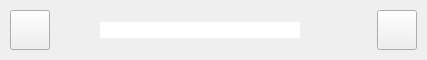
              <widget class="QWidget" name="frm_ma_top" native="true">
               <property name="minimumSize">
                <size>
                 <width>0</width>
                 <height>60</height>
                </size>
               </property>
               <property name="maximumSize">
                <size>
                 <width>16777215</width>
                 <height>60</height>
                </size>
               </property>
               <property name="styleSheet">
                <string notr="true"/>
               </property>
               <layout class="QHBoxLayout" name="horizontalLayout_6">
                <property name="spacing">
                 <number>0</number>
                </property>
                <property name="leftMargin">
                 <number>10</number>
                </property>
                <property name="topMargin">
                 <number>0</number>
                </property>
                <property name="rightMargin">
                 <number>10</number>
                </property>
                <property name="bottomMargin">
                 <number>0</number>
                </property>
                <item>
                 <widget class="QPushButton" name="btn_main_header_menu">
                  <property name="minimumSize">
                   <size>
                    <width>40</width>
                    <height>40</height>
                   </size>
                  </property>
                  <property name="maximumSize">
                   <size>
                    <width>40</width>
                    <height>40</height>
                   </size>
                  </property>
                  <property name="mouseTracking">
                   <bool>true</bool>
                  </property>
                  <property name="tabletTracking">
                   <bool>true</bool>
                  </property>
                  <property name="focusPolicy">
                   <enum>Qt::ClickFocus</enum>
                  </property>
                  <property name="contextMenuPolicy">
                   <enum>Qt::NoContextMenu</enum>
                  </property>
                  <property name="layoutDirection">
                   <enum>Qt::RightToLeft</enum>
                  </property>
                  <property name="autoFillBackground">
                   <bool>false</bool>
                  </property>
                  <property name="styleSheet">
                   <string notr="true"/>
                  </property>
                  <property name="text">
                   <string/>
                  </property>
                  <property name="icon">
                   <iconset resource="../../resource_rc.qrc">
                    <normaloff>:/black/images/png/black/menu-black.png</normaloff>:/black/images/png/black/menu-black.png</iconset>
                  </property>
                  <property name="iconSize">
                   <size>
                    <width>35</width>
                    <height>35</height>
                   </size>
                  </property>
                 </widget>
                </item>
                <item>
                 <spacer name="horizontalSpacer">
                  <property name="orientation">
                   <enum>Qt::Horizontal</enum>
                  </property>
                  <property name="sizeHint" stdset="0">
                   <size>
                    <width>40</width>
                    <height>20</height>
                   </size>
                  </property>
                 </spacer>
                </item>
                <item alignment="Qt::AlignVCenter">
                 <widget class="QWidget" name="frm_main_header_search_bar" native="true">
                  <property name="minimumSize">
                   <size>
                    <width>0</width>
                    <height>30</height>
                   </size>
                  </property>
                  <property name="maximumSize">
                   <size>
                    <width>1000</width>
                    <height>30</height>
                   </size>
                  </property>
                  <property name="mouseTracking">
                   <bool>true</bool>
                  </property>
                  <property name="focusPolicy">
                   <enum>Qt::ClickFocus</enum>
                  </property>
                  <property name="autoFillBackground">
                   <bool>false</bool>
                  </property>
                  <property name="styleSheet">
                   <string notr="true">
</string>
                  </property>
                  <layout class="QHBoxLayout" name="horizontalLayout_5">
                   <property name="spacing">
                    <number>0</number>
                   </property>
                   <property name="sizeConstraint">
                    <enum>QLayout::SetDefaultConstraint</enum>
                   </property>
                   <property name="leftMargin">
                    <number>10</number>
                   </property>
                   <property name="topMargin">
                    <number>0</number>
                   </property>
                   <property name="rightMargin">
                    <number>5</number>
                   </property>
                   <property name="bottomMargin">
                    <number>0</number>
                   </property>
                   <item>
                    <widget class="QLineEdit" name="le_main_header_search_bar">
                     <property name="minimumSize">
                      <size>
                       <width>200</width>
                       <height>0</height>
                      </size>
                     </property>
                     <property name="maximumSize">
                      <size>
                       <width>1200</width>
                       <height>16777215</height>
                      </size>
                     </property>
                     <property name="styleSheet">
                      <string notr="true">QWidget {
    border: none;
}
</string>
                     </property>
                    </widget>
                   </item>
                   <item>
                    <widget class="QPushButton" name="btn_main_header_search_bar">
                     <property name="styleSheet">
                      <string notr="true">border: none</string>
                     </property>
                     <property name="text">
                      <string/>
                     </property>
                     <property name="iconSize">
                      <size>
                       <width>20</width>
                       <height>20</height>
                      </size>
                     </property>
                    </widget>
                   </item>
                  </layout>
                 </widget>
                </item>
                <item>
                 <spacer name="horizontalSpacer_2">
                  <property name="orientation">
                   <enum>Qt::Horizontal</enum>
                  </property>
                  <property name="sizeHint" stdset="0">
                   <size>
                    <width>40</width>
                    <height>20</height>
                   </size>
                  </property>
                 </spacer>
                </item>
                <item>
                 <widget class="QPushButton" name="btn_main_header_user">
                  <property name="minimumSize">
                   <size>
                    <width>40</width>
                    <height>40</height>
                   </size>
                  </property>
                  <property name="sizeIncrement">
                   <size>
                    <width>40</width>
                    <height>40</height>
                   </size>
                  </property>
                  <property name="text">
                   <string/>
                  </property>
                  <property name="icon">
                   <iconset resource="../../resource_rc.qrc">
                    <normaloff>:/black/images/png/black/user-black.png</normaloff>:/black/images/png/black/user-black.png</iconset>
                  </property>
                  <property name="iconSize">
                   <size>
                    <width>25</width>
                    <height>25</height>
                   </size>
                  </property>
                 </widget>
                </item>
               </layout>
              </widget>
